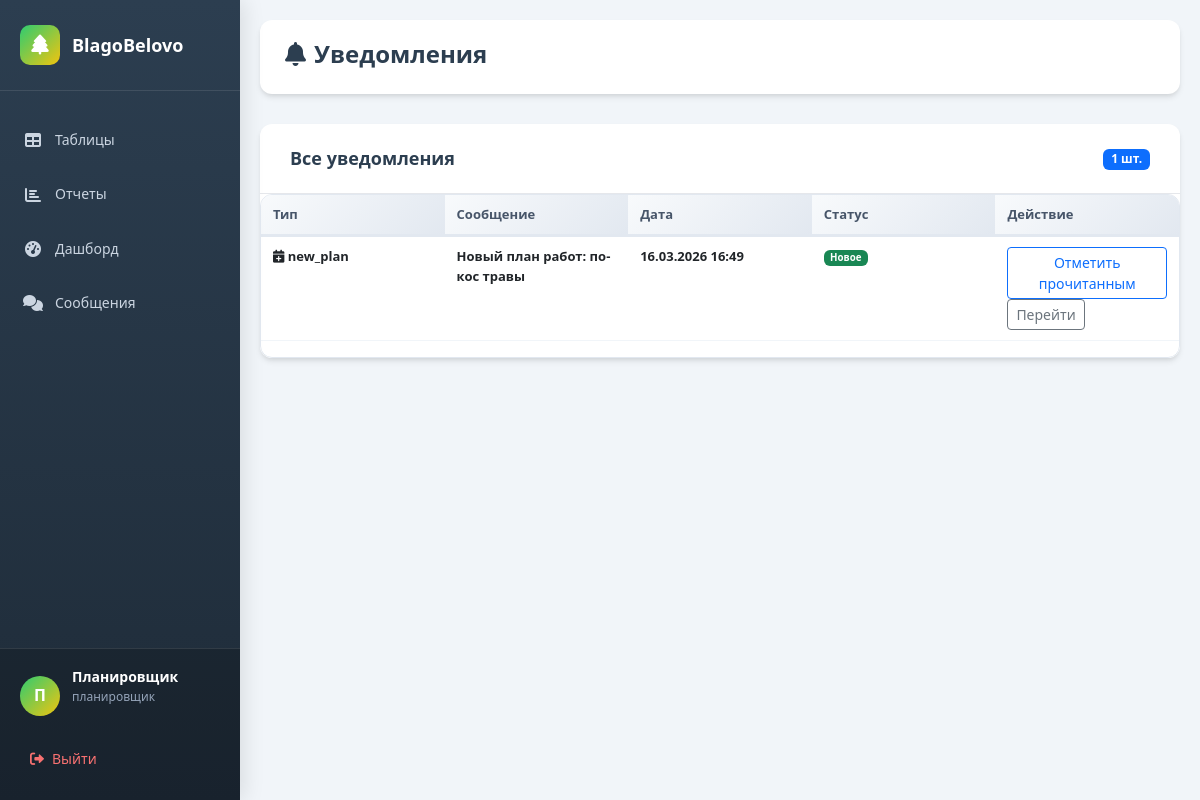
/notifications.php (signed in), run on the app's committed database.
### tables this page shows
CREATE TABLE `notifications` (
  `id` int(11) NOT NULL AUTO_INCREMENT,
  `user_id` int(11) NOT NULL,
  `type` varchar(50) NOT NULL,
  `message` text NOT NULL,
  `link` varchar(255) DEFAULT NULL,
  `is_read` tinyint(1) DEFAULT 0,
  `created_at` timestamp NOT NULL DEFAULT current_timestamp(),
  PRIMARY KEY (`id`),
  KEY `user_id` (`user_id`),
  CONSTRAINT `notifications_ibfk_1` FOREIGN KEY (`user_id`) REFERENCES `users` (`id`) ON DELETE CASCADE
);

### notifications.php (the view, shortened to what this page needs)
<?php
if (basename(__FILE__) == basename($_SERVER['SCRIPT_FILENAME'])) {
    require_once 'db.php';
    $user_id = $_SESSION['user_id'];
    $stmt = $pdo->prepare("SELECT * FROM notifications WHERE user_id = ? ORDER BY created_at DESC");
    $stmt->execute([$user_id]);
    $notifications = $stmt->fetchAll();
    $user_display_name = $_SESSION['full_name'] ?? $_SESSION['login'] ?? 'Пользователь';
?>
<!DOCTYPE html>
<html lang="ru">
<head>
    <link href="https://cdn.jsdelivr.net/npm/bootstrap@5.3.0/dist/css/bootstrap.min.css" rel="stylesheet">
    <link rel="stylesheet" href="https://cdnjs.cloudflare.com/ajax/libs/font-awesome/6.0.0/css/all.min.css">
    <link rel="stylesheet" href="style.css">
</head>
<body class="admin-panel">
    <nav class="sidebar">
        <div class="sidebar-header">
            <div class="sidebar-logo"><i class="fas fa-tree"></i></div>
            <div class="sidebar-title">BlagoBelovo</div>
        </div>
        <ul class="sidebar-nav">
            <li class="nav-item"><a href="index.php" class="nav-link"><i class="nav-icon fas fa-table"></i><span>Таблицы</span></a></li>
            <li class="nav-item"><a href="reports.php" class="nav-link"><i class="nav-icon fas fa-chart-bar"></i><span>Отчеты</span></a></li>
            <li class="nav-item"><a href="dashboard.php" class="nav-link"><i class="nav-icon fas fa-tachometer-alt"></i><span>Дашборд</span></a></li>
            <li class="nav-item"><a href="chat.php" class="nav-link"><i class="nav-icon fas fa-comments"></i><span>Сообщения</span></a></li>
        </ul>
        <div class="sidebar-footer">
            <div class="user-info">
                <div class="user-avatar"><?= mb_substr($user_display_name, 0, 1, 'UTF-8') ?></div>
                <div class="user-details">
                    <h4><?= htmlspecialchars($user_display_name) ?></h4>
                    <p><?= htmlspecialchars($_SESSION['role'] ?? 'Пользователь') ?></p>
                </div>
            </div>
            <a href="index.php?action=logout" class="logout-btn"><i class="fas fa-sign-out-alt"></i><span>Выйти</span></a>
        </div>
    </nav>
    <main class="main-content">
        <div class="content-header fade-in">
            <div class="header-title">
                <h1><i class="fas fa-bell me-2"></i>Уведомления</h1>
            </div>
        </div>
        <div class="table-container">
            <div class="table-header">
                <div class="table-title">Все уведомления</div>
                <div class="table-count">
                    <span class="badge bg-primary"><?= count($notifications) ?> шт.</span>
                </div>
            </div>
            <div class="table-responsive">
                <table class="table table-hover">
                    <thead>
                        <tr>
                            <th>Тип</th>
                            <th>Сообщение</th>
                            <th>Дата</th>
                            <th>Статус</th>
                            <th>Действие</th>
                        </tr>
                    </thead>
                    <tbody>
                        <?php if (count($notifications) > 0): ?>
                            <?php foreach ($notifications as $notif): ?>
                                <tr class="<?= $notif['is_read'] ? '' : 'fw-bold' ?>">
                                    <td>
                                        <?php
                                        $icon = 'fa-info-circle';
                                        if ($notif['type'] == 'new_message') $icon = 'fa-envelope';
                                        elseif ($notif['type'] == 'new_plan') $icon = 'fa-calendar-plus';
                                        elseif ($notif['type'] == 'new_object') $icon = 'fa-tree';
                                        elseif ($notif['type'] == 'password_reset') $icon = 'fa-key';
                                        ?>
                                        <i class="fas <?= $icon ?>"></i> <?= htmlspecialchars($notif['type']) ?>
                                    </td>
                                    <td><?= htmlspecialchars($notif['message']) ?></td>
                                    <td><?= date('d.m.Y H:i', strtotime($notif['created_at'])) ?></td>
                                    <td>
                                        <?php if ($notif['is_read']): ?>
                                            <span class="badge bg-secondary">Прочитано</span>
                                        <?php else: ?>
                                            <span class="badge bg-success">Новое</span>
                                        <?php endif; ?>
                                    </td>
                                    <td>
                                        <?php if (!$notif['is_read']): ?>
                                            <form method="POST" style="display:inline;">
                                                <button type="submit" class="btn btn-sm btn-outline-primary">Отметить прочитанным</button>
                                            </form>
                                        <?php endif; ?>
                                        <?php if ($notif['link']): ?>
                                            <a href="<?= htmlspecialchars($notif['link']) ?>" class="btn btn-sm btn-outline-secondary">Перейти</a>
                                        <?php endif; ?>
                                    </td>
                                </tr>
                            <?php endforeach; ?>
                        <?php else: ?>
                            <tr><td colspan="5" class="text-center py-5 text-muted">Нет уведомлений</td></tr>
                        <?php endif; ?>
                    </tbody>
                </table>
            </div>
        </div>
    </main>
</body>
</html>
<?php
}
?>

### data on the page
notifications: type "new_plan", message "Новый план работ: покос травы", created_at "16.03.2026 16:49", is_read "Новое"

### other printed values
mb_substr($user_display_name, 0, 1, 'UTF-8') "П"
$user_display_name "Планировщик"
$_SESSION['role'] "планировщик"
count($notifications) "1"
